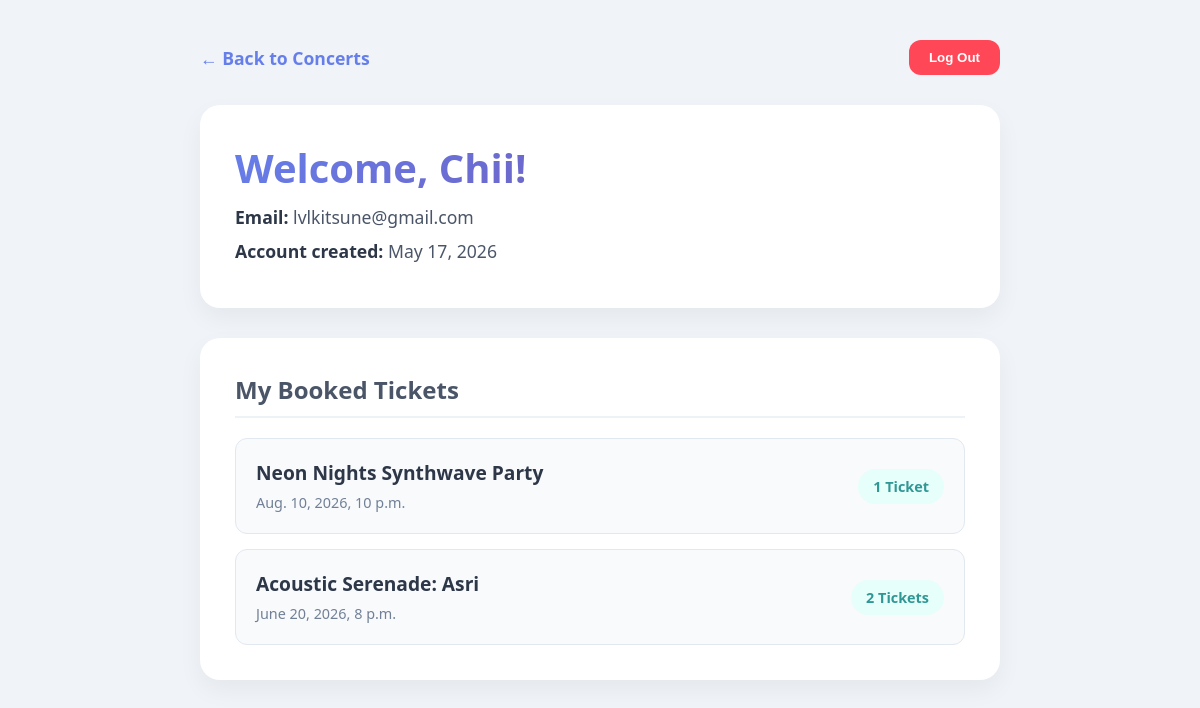
Screenshot of /profile/ (signed in) with the database file from the repository.
### booking/models.py (models this page shows, shortened)
class Booking(models.Model):
    user = models.ForeignKey(User, on_delete=models.CASCADE)
    concert = models.ForeignKey(Concert, on_delete=models.CASCADE)
    tickets_booked = models.IntegerField(default=1)
    booking_date = models.DateTimeField(auto_now_add=True)

class Concert(models.Model):
    title = models.CharField(max_length=200)
    description = models.TextField()
    date = models.DateTimeField()
    available_tickets = models.IntegerField()
    price = models.DecimalField(max_digits=8, decimal_places=2)
    poster = models.ImageField(upload_to='concert_posters/', blank=True, null=True)

### booking/views.py (the view)
# urls.py: path('profile/', views.profile, name='profile'),
@login_required
def profile(request):
    user_bookings = Booking.objects.filter(user=request.user)
    return render(request, 'booking/profile.html', {'bookings': user_bookings})

### booking/templates/booking/profile.html (shortened to what this page needs)
<!DOCTYPE html>
<html lang="en">
<head>
</head>
<body>
    <div class="dashboard-container">
        <div class="top-nav">
            <a href="{% url 'concert_list' %}">← Back to Concerts</a>
            <form method="POST" action="{% url 'logout' %}" style="margin: 0;">
                <button type="submit" class="logout-btn">Log Out</button>
            </form>
        </div>
        <div class="card">
            <h1>Welcome, {{ user.username }}!</h1>
            <div class="user-info">
                <p><strong>Email:</strong> {{ user.email|default:"No email provided" }}</p>
                <p><strong>Account created:</strong> {{ user.date_joined|date:"M d, Y" }}</p>
            </div>
        </div>
        <div class="card">
            <h2>My Booked Tickets</h2>
            {% if bookings %}
                <ul class="ticket-list">
                    {% for booking in bookings %}
                        <li class="ticket-item">
                            <div class="ticket-details">
                                <strong>{{ booking.concert.title }}</strong>
                                <span>{{ booking.concert.date }}</span>
                            </div>
                            <div class="ticket-badge">
                                {{ booking.tickets_booked }} Ticket{{ booking.tickets_booked|pluralize }}
                            </div>
                        </li>
                    {% endfor %}
                </ul>
            {% else %}
                <div class="empty-state">
                    <p>You haven't booked any concerts yet!</p>
                    <a href="{% url 'concert_list' %}">Browse available shows here.</a>
                </div>
            {% endif %}
        </div>
    </div>
</body>
</html>

### booking/templates/booking/profile.html (style rules this page uses)
body { font-family: 'Segoe UI', Tahoma, Geneva, Verdana, sans-serif; background-color: #f0f4f8; color: #2d3748; margin: 0; padding: 40px 20px; display: flex; justify-content: center; }
.dashboard-container { width: 100%; max-width: 800px; animation: fadeIn 0.5s ease; }
.top-nav { display: flex; justify-content: space-between; align-items: center; margin-bottom: 30px; }
.top-nav a { color: #667eea; text-decoration: none; font-weight: bold; font-size: 1.1em; transition: color 0.2s; }
.logout-btn { background: #ff4757; color: white; border: none; padding: 10px 20px; border-radius: 12px; font-weight: bold; cursor: pointer; transition: transform 0.1s ease; }
.card { background: white; border-radius: 20px; padding: 35px; box-shadow: 0 10px 25px rgba(0,0,0,0.05); margin-bottom: 30px; }
h1 { margin-top: 0; font-size: 2.5em; background: linear-gradient(135deg, #667eea 0%, #764ba2 100%); -webkit-background-clip: text; -webkit-text-fill-color: transparent; margin-bottom: 5px; }
h2 { color: #4a5568; font-size: 1.5em; margin-top: 0; margin-bottom: 20px; border-bottom: 2px solid #edf2f7; padding-bottom: 10px; }
.user-info p { font-size: 1.1em; color: #4a5568; margin: 10px 0; }
.user-info strong { color: #2d3748; }
.ticket-list { list-style: none; padding: 0; margin: 0; display: grid; gap: 15px; }
.ticket-item { background: #f8fafc; border: 1px solid #e2e8f0; border-radius: 12px; padding: 20px; display: flex; justify-content: space-between; align-items: center; transition: transform 0.2s ease, border-color 0.2s ease; }
.ticket-details strong { display: block; font-size: 1.2em; color: #2d3748; margin-bottom: 5px; }
.ticket-details span { color: #718096; font-size: 0.9em; }
.ticket-badge { background: #e6fffa; color: #319795; padding: 8px 15px; border-radius: 20px; font-weight: bold; font-size: 0.9em; }

### rows the page displays
Booking: concert "Neon Nights Synthwave Party", concert "Aug. 10, 2026, 10 p.m.", tickets_booked "1"
Booking: concert "Acoustic Serenade: Asri", concert "June 20, 2026, 8 p.m.", tickets_booked "2"

### other values shown
{{ user.username }} "Chii"
{{ user.email|default:"No email provided" }} "lvlkitsune@gmail.com"
{{ user.date_joined|date:"M d, Y" }} "May 17, 2026"
